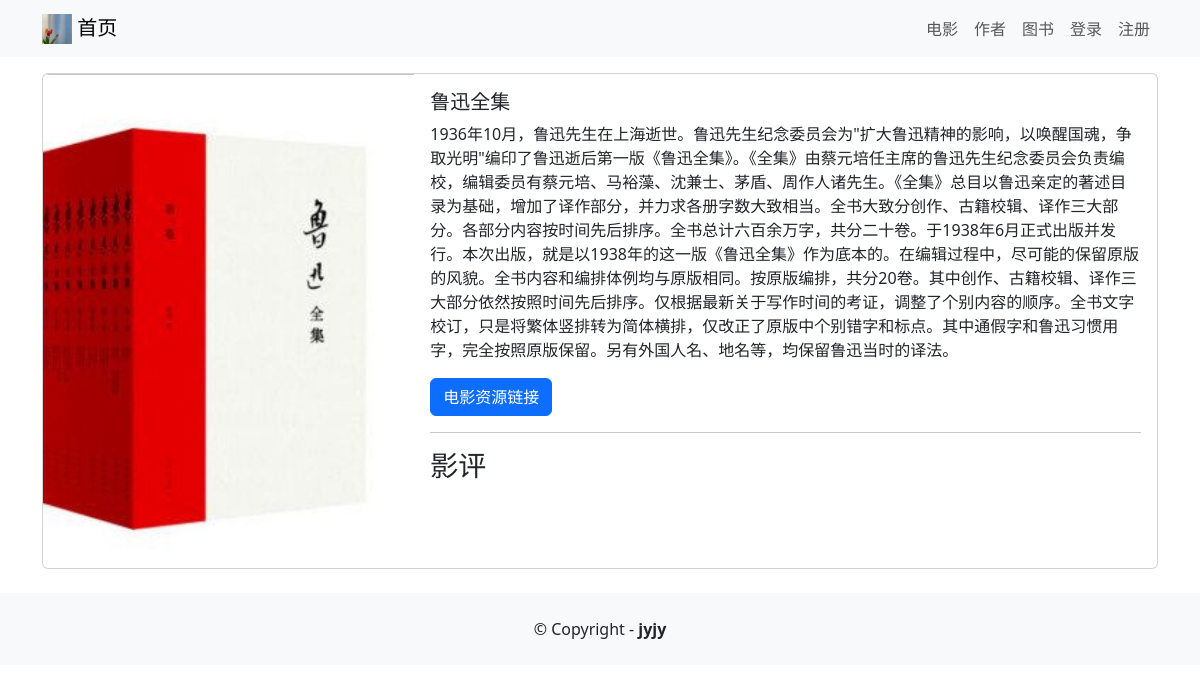
The page /book/2 on the database its author committed.
### book/models.py (models this page shows, shortened)
class Book(models.Model) :
    title = models.CharField(max_length=100, default=" ", verbose_name="书籍名")
    authors = models.CharField(max_length=64, default=" ", verbose_name="作者")
    publisher = models.CharField(max_length=254, default=" ", verbose_name="出版社")
    description = models.CharField(max_length=1000, default=" ", verbose_name="书籍简介")
    image = models.ImageField(upload_to='book/images/', verbose_name="书籍封面")
    url = models.URLField(blank=True, verbose_name="书籍资源链接")
    class Meta:
        verbose_name = "图书管理"
        verbose_name_plural = "书籍列表"

### book/views.py (the view)
# urls.py: path('<int:book_id>', views.bookdetail, name='bookdetail'),
def bookdetail(request, book_id):
    book = get_object_or_404(Book, pk=book_id)
    reviews = Review2.objects.filter(book=book)
    return render(request, 'bookdetail.html', {'book': book,'reviews':reviews})

### book/templates/bookdetail.html (shortened to what this page needs)
{% extends 'base.html' %}
{% block content %}
<div class="card mb-3">
    <div class="row g-0">
        <div class="col-md-4">
            <img src="{{ book.image.url }}" class="img-fluid rounded-start" alt="">
        </div>
        <div class="col-md-8">
            <div class="card-body">
                <h5 class="card-title">{{ book.title }}</h5>
                <p class="card-text">{{ book.description }}</p>
                <p class="card-text">
                    {% if book.url %}
                    <a href="{{ book.url }}" class="btn btn-primary">
                        电影资源链接
                    </a>
                    {% endif %}
                </p>
                <hr/>
                <h3>影评</h3>
            </div>
        </div>
    </div>
</div>
{% endblock content %}

### templates/base.html (shortened to what this page needs)
<!DOCTYPE html>
<html lang="en">
<head>
 <link href="https://cdn.jsdelivr.net/npm/bootstrap@5.3.3/dist/css/bootstrap.min.css" rel="stylesheet"
>
</head>
<body>
<nav class="navbar navbar-expand-lg navbar-light bg-light mb-3">
  <div class="container">
    <a class="navbar-brand" href="{% url 'home' %}">
            {% load static %}
             <img src="{% static 'images/logo.jpg' %}" alt="" width="30" height="30"
                 class="d-inline-block align-text-top"/>
            首页</a>
    <div class="collapse navbar-collapse"
         id="navbarNavAltMarkup">
      <div class="navbar-nav ms-auto">
          <a class="nav-link" href="{% url 'moviehome' %}">电影</a>
          <a class="nav-link" href="{% url 'authorhome' %}">作者</a>
        <a class="nav-link" href="{% url 'bookhome' %}">图书</a>
          {% if user.is_authenticated %}
                    <a class="nav-link" href="{% url 'logoutaccount' %}">
                        注销 ({{ user.username }})
                    </a>
                {% else %}
        <a class="nav-link" href="{% url 'loginaccount' %}">登录</a>
        <a class=" nav-link" href="{% url 'signupaccount' %}">注册</a>
          {% endif %}
       </div>
    </div>
  </div>
</nav>
<div class="container">
  {% block content%}
  {% endblock content %}
</div>
<footer class="text-center text-lg-start bg-light text-mutetd mt-4">
    <div class="text-center p-4">
    © Copyright -
        <a class="text-reset fw-bold text-decoration-none" target="_blank" href="http://github.com/jyjy6/">
            jyjy
        </a>
    </div>
</footer>
</body>
</html>

### rows shown on the page
Book: image (picture), title "鲁迅全集", description "1936年10月，鲁迅先生在上海逝世。鲁迅先生纪念委员会为\"扩大鲁迅精神的影响，以唤醒国魂，争取光明\"编印了鲁迅逝后第一版《鲁迅全集》。《全集》由蔡元培任主席的鲁迅先生纪念委员会负责编校，编辑委员有蔡元培、马裕藻、沈兼士、茅盾、周作人诸先生。《全集》总目以鲁迅亲定的著述目录为基础，增加了译作部分，并力求各册字数大致相当。全书大致分创作、古籍校辑、译作三大部分。各部分内容按时间先后排序。全书总计六百余万字，共分二十卷。于1938年6月正式出版并发行。本次出版，就是以1938年的这一版《鲁迅全集》作为底本的。在编辑过程中，尽可能的保留原版的风貌。全书内容和编排体例均与原版相同。按原版编排，共分20卷。其中创作、古籍校辑、译作三大部分依然按照时间先后排序。仅根据最新关于写作时间的考证，调整了个别内容的顺序。全书文字校订，只是将繁体竖排转为简体横排，仅改正了原版中个别错字和标点。其中通假字和鲁迅习惯用字，完全按照原版保留。另有外国人名、地名等，均保留鲁迅当时的译法。"
